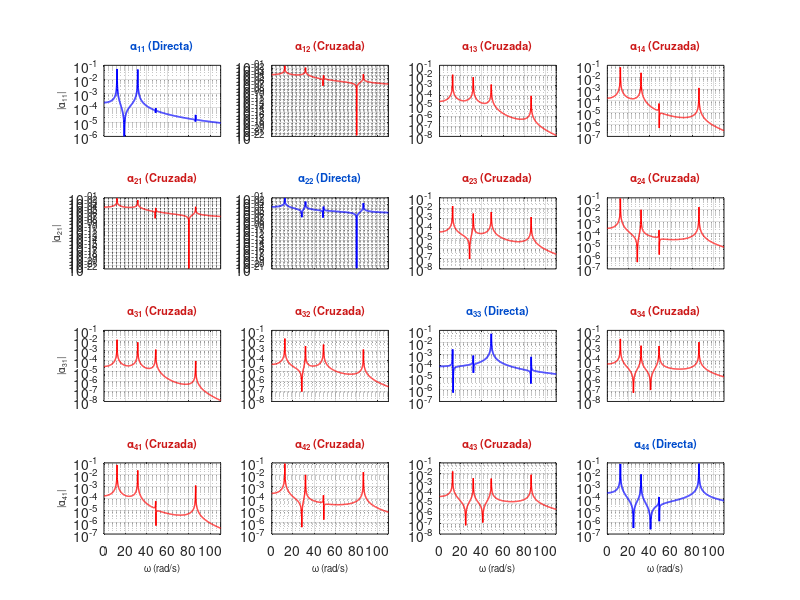

Here is the MATLAB script that generated this plot: (Note: this script raises an error after producing the figure.)
% Programa para frecuencias naturales, formas modales
% y estimación de la receptancia para el SISTEMA 2 (4 GDL)
% Adaptado del código del Mtro. Sergio Rojas (30 de octubre)
% Alumno: Bernardo Oliva Aquino
clc, clear, close all

% 1. Definición del sistema vibratorio
k1 = 3000; k2 = 5000; k3 = 17000; k4 = 10000; k5 = 2000;
m1 = 10; m2 = 15; m3 = 5; m4 = 3;

disp("Matriz de masa M:")
M = diag([m1, m2, m3, m4])

disp("Matriz de rigidez K:")
K = [k1+k2, -k2,     0,     0; 
     -k2,    k2+k3,  0,    -k3; 
      0,     0,      k4+k5,-k5; 
      0,    -k3,    -k5,    k3+k5]

% 2. Valores y vectores característicos
[vec, val] = eig(inv(M)*K);

% Ordenar frecuencias y modos
[val_diag, idx] = sort(diag(val));
vec = vec(:, idx);

% Normalización respecto al primer grado de libertad
vec_norm = zeros(4,4);
for i = 1:4
    vec_norm(:,i) = vec(:,i) / vec(1,i);
end
disp("Vectores característicos (Formas modales normalizadas al 1er GDL):")
disp(vec_norm)

disp("Frecuencias naturales (rad/s):")
fn = sqrt(val_diag)

disp("Frecuencias naturales (Hz):")
fn_hz = fn / (2*pi)

% 3. Estimación de Rigidez Dinámica y Receptancia
% Rango de frecuencia para capturar las 4 frecuencias (12.28, 31.78, 48.76 y 86.38 rad/s)
w = 0:0.1:110; 
Re = zeros(4, 4, length(w));

for j = 1:length(w)
    Re(:,:,j) = inv(-w(j)^2 * M + K);
end

% 4. Graficación de todas las receptancias posibles (Matriz 4x4 = 16 gráficas)
figure('Name', 'Receptancias Sistema 2 (4 GDL)', 'Color', 'w', 'Position', [50, 50, 1200, 900]);
N = 4;
for i = 1:N
    for k = 1:N
        subplot(N, N, (i-1)*N + k);
        re_ik = squeeze(Re(i, k, :));
        if i == k
            semilogy(w, abs(re_ik), 'b', 'LineWidth', 1.2);
            title(sprintf('\\alpha_{%d%d} (Directa)', i, k), 'Color', [0 0.3 0.8], 'FontSize', 8, 'FontWeight', 'bold');
        else
            semilogy(w, abs(re_ik), 'r', 'LineWidth', 1.0);
            title(sprintf('\\alpha_{%d%d} (Cruzada)', i, k), 'Color', [0.8 0.1 0.1], 'FontSize', 8);
        end
        grid on;
        xlim([0 110]);
        if i == N
            xlabel('\omega (rad/s)', 'FontSize', 7);
        else
            set(gca, 'XTickLabel', []);
        end
        if k == 1
            ylabel(sprintf('|\\alpha_{%d%d}|', i, k), 'FontSize', 7);
        end
    end
end
sgtitle('Sistema 2 (4 GDL) - Matriz Completa de Receptancias (16 Gráficas)', 'FontWeight', 'bold', 'FontSize', 13);
